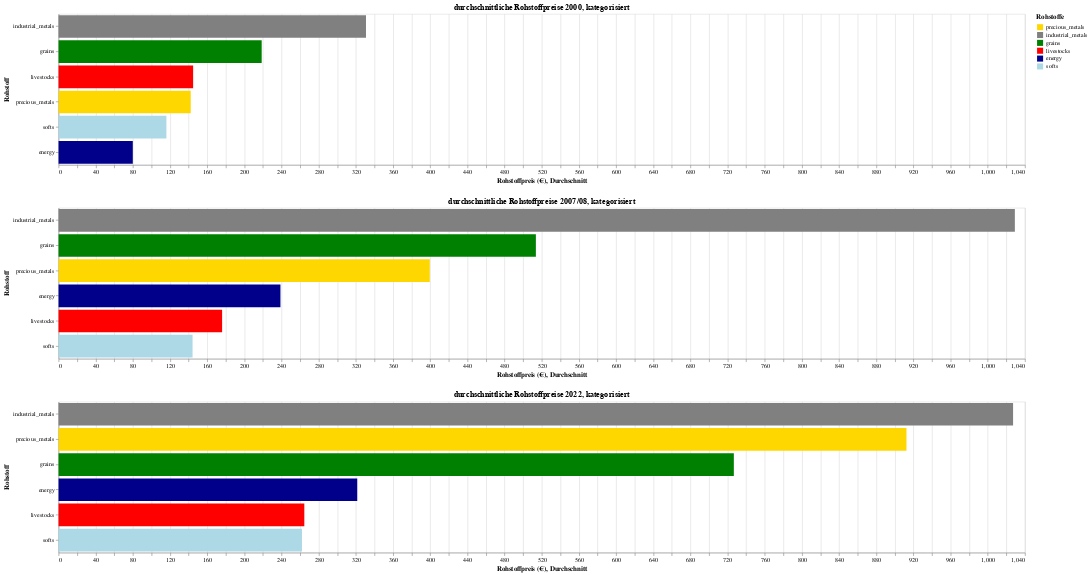

Source (notebook cell):
### Code cell
fig_4

### Figure 1 — Vega-Lite specification as saved in the notebook (floating-point values rounded to 4 significant figures; data arrays with more than 128 entries replaced by an {"elided": "..."} marker saying what was removed)
{"config": {"view": {"continuousWidth": 400, "continuousHeight": 300}}, "vconcat": [{"data": {"name": "data-c54b97d99cbdbb6549a1b31fd7da23bb"}, "mark": {"type": "bar", "tooltip": true}, "encoding": {"color": {"field": "category", "scale": {"domain": ["precious_metals", "industrial_metals", "grains", "livestocks", "energy", "softs"], "range": ["gold", "grey", "green", "red", "darkblue", "lightblue"]}, "sort": {"field": "mean_category", "op": "mean", "order": "descending"}, "title": "Rohstoffe", "type": "nominal"}, "x": {"aggregate": "mean", "axis": {"title": "Rohstoffpreis (€), Durchschnitt"}, "field": "mean_category", "scale": {"domain": [0, 1040]}, "type": "quantitative"}, "y": {"axis": {"title": "Rohstoff"}, "field": "category", "sort": "-x", "type": "nominal"}}, "height": 250, "title": "durchschnittliche Rohstoffpreise 2000, kategorisiert", "width": 1600}, {"data": {"name": "data-137d559f8915829f18c4e99365ee4383"}, "mark": {"type": "bar", "tooltip": true}, "encoding": {"color": {"field": "category", "scale": {"domain": ["precious_metals", "industrial_metals", "grains", "livestocks", "energy", "softs"], "range": ["gold", "grey", "green", "red", "darkblue", "lightblue"]}, "sort": {"field": "mean_category", "op": "mean", "order": "descending"}, "title": "Rohstoffe", "type": "nominal"}, "x": {"aggregate": "mean", "axis": {"title": "Rohstoffpreis (€), Durchschnitt"}, "field": "mean_category", "scale": {"domain": [0, 1040]}, "type": "quantitative"}, "y": {"axis": {"title": "Rohstoff"}, "field": "category", "sort": "-x", "type": "nominal"}}, "height": 250, "title": "durchschnittliche Rohstoffpreise 2007/08, kategorisiert", "width": 1600}, {"data": {"name": "data-bd664a490141b2648c2e051c13a3cdc8"}, "mark": {"type": "bar", "tooltip": true}, "encoding": {"color": {"field": "category", "scale": {"domain": ["precious_metals", "industrial_metals", "grains", "livestocks", "energy", "softs"], "range": ["gold", "grey", "green", "red", "darkblue", "lightblue"]}, "sort": {"field": "mean_category", "op": "mean", "order": "descending"}, "title": "Rohstoffe", "type": "nominal"}, "x": {"aggregate": "mean", "axis": {"title": "Rohstoffpreis (€), Durchschnitt"}, "field": "mean_category", "scale": {"domain": [0, 1040]}, "type": "quantitative"}, "y": {"axis": {"title": "Rohstoff"}, "field": "category", "sort": "-x", "type": "nominal"}}, "height": 250, "title": "durchschnittliche Rohstoffpreise 2022, kategorisiert", "width": 1600}], "$schema": "https://vega.github.io/schema/vega-lite/v4.17.0.json", "datasets": {"data-c54b97d99cbdbb6549a1b31fd7da23bb": {"elided": "1554 records"}, "data-137d559f8915829f18c4e99365ee4383": {"elided": "3102 records"}, "data-bd664a490141b2648c2e051c13a3cdc8": {"elided": "1374 records"}}}
